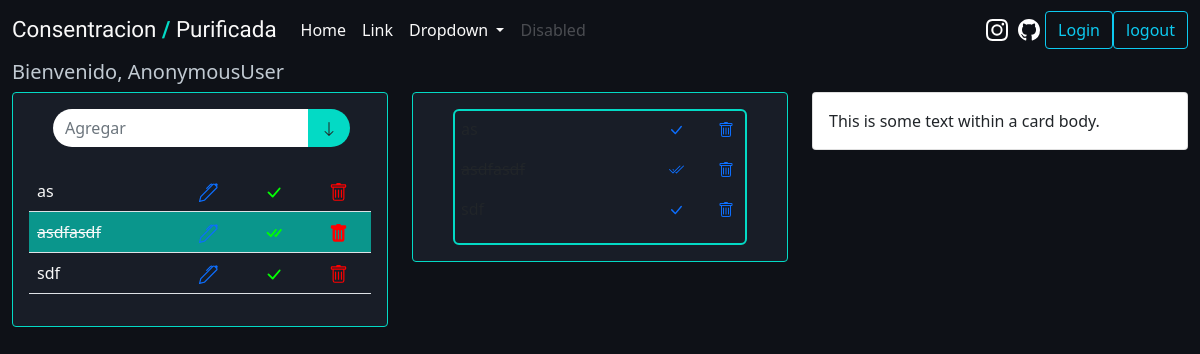
The page / on the database its author committed.
### list/models.py (models this page shows, shortened)
class List(models.Model):
    item = models.CharField(max_length=255)
    completed = models.BooleanField(default=False)

### list/views.py (the view)
# urls.py: 2. Add a URL to urlpatterns:  path('', views.home, name='home')
def home(request):
    if request.method == 'POST':
        form = ListForm(request.POST or None)
        if form.is_valid():
            form.save()
            all_items = List.objects.all
            messages.success(request, ('item has been added to list'))
            return render(request, 'home.html', {'all_items': all_items})
    else:
        all_items = List.objects.all
        return render(request, 'home.html', {'all_items': all_items})

### templates/home.html (shortened to what this page needs)
{% extends './base.html' %}
{% load static %}
{% block content %}
<h5 style="color: #c1cad2;">Bienvenido, {{ request.user }}</h5>
<div class="row">
    <div class="col">
        <div style="background: #181d27; border-color: #03dac5;" class="card">
            <div class="card-body">
                <body>
                    <div class="container">
                        <div id="content">
                            <form class='form-inline' method="POST">
                                <div class="input-group">
                                <input name="item" type='text' id='search' class="form-control search-form" placeholder="Agregar">
                                <span class="input-group-btn" style="width:39px">
                                    <button style="background: #03dac5;" id="search-this" type="submit" class="pull-right btn btn-default search-btn">
                                    </button>
                                </span>
                                </div>
                            </form>
                        </div>
                    </div>
                </body>
                <br>
                {% if all_items %}
                    <table class="table">
                    {% for things in all_items %}
                        {% if things.completed %}
                            <tr style="background-color: #03dac5a4;">
                                <td style="text-decoration: line-through;">{{ things.item }}</td>
                                <td><center><a href="{% url 'list:edit' things.id %}">
                                </a></center></td>
                                <td><center><a href="{% url 'list:uncross' things.id %}">
                                </a></center></td>
                                <td><center><a href="{% url 'list:delete' things.id %}">
                                </a></center></td>
                            </tr>
                        {% else %}
                            <tr>
                                <td>{{ things.item }}</td>
                                <td><center><a href="{% url 'list:edit' things.id %}">
                                </a></center></td>
                                <td><center><a href="{% url 'list:cross_off' things.id %}">
                                </a></center></td>
                                <td><center><a href="{% url 'list:delete' things.id %}">
                                </a></center></td>
                            </tr>
                        {% endif %}
                    {% endfor %}
                    </table>
                {% endif %}
            </div>
        </div>
    </div>
    <div class="col">
        <div style="background: #181d27; border-color: #03dac5;" class="card">
            <div class="card-body">
                <div class="container">
                    <div class="inir-cards">
                        {% if all_items %}
                            <div class="row">
                                {% for things in all_items %}
                                    {% if things.completed %}
                                        <div class="col-sm-8">
                                            <p style="text-decoration: line-through;">{{ things.item }}</p>
                                        </div>
                                        <div class="col">
                                            <center> <a href="{% url 'list:uncross' things.id %}">
                                            </a></center>
                                        </div>
                                        <div class="col">
                                            <center><a href="{% url 'list:delete' things.id %}">
                                            </a></center>
                                        </div>
                                    {% else %}
                                        <div class="col-sm-8">
                                            <p>{{ things.item }}</p>
                                        </div>
                                        <div class="col">
                                            <center><a href="{% url 'list:cross_off' things.id %}">
                                            </a></center>
                                        </div>
                                        <div class="col">
                                            <center><a href="{% url 'list:delete' things.id %}">
                                            </a></center>
                                        </div>
                                    {% endif %}
                                {% endfor %}
                            </div>
                        {% endif %}
                    </div>
                </div>
            </div>
        </div>
    </div>
    <div class="col">
        <div class="card">
            <div class="card-body">
                This is some text within a card body.
            </div>
        </div>
    </div>
</div>
{% endblock %}

### templates/home.html (style rules this page uses)
.search-form { border-radius: 30px 0 0 30px; }
.input-group { width:100%; }
#search { border: 1px; }
.search-btn { cursor:pointer; border-radius: 0 30px 30px 0; background-color:#fff; color:#669; }
td { color: #f9f9f9; }
.inir-cards { border: 2px solid red; border-radius: 6px; padding: 6px; border-color: #03dac5; }

### rows shown on the page
List: item "as"
List: item "asdfasdf"
List: item "sdf"

### other values the page prints
{{ request.user }} "AnonymousUser"
